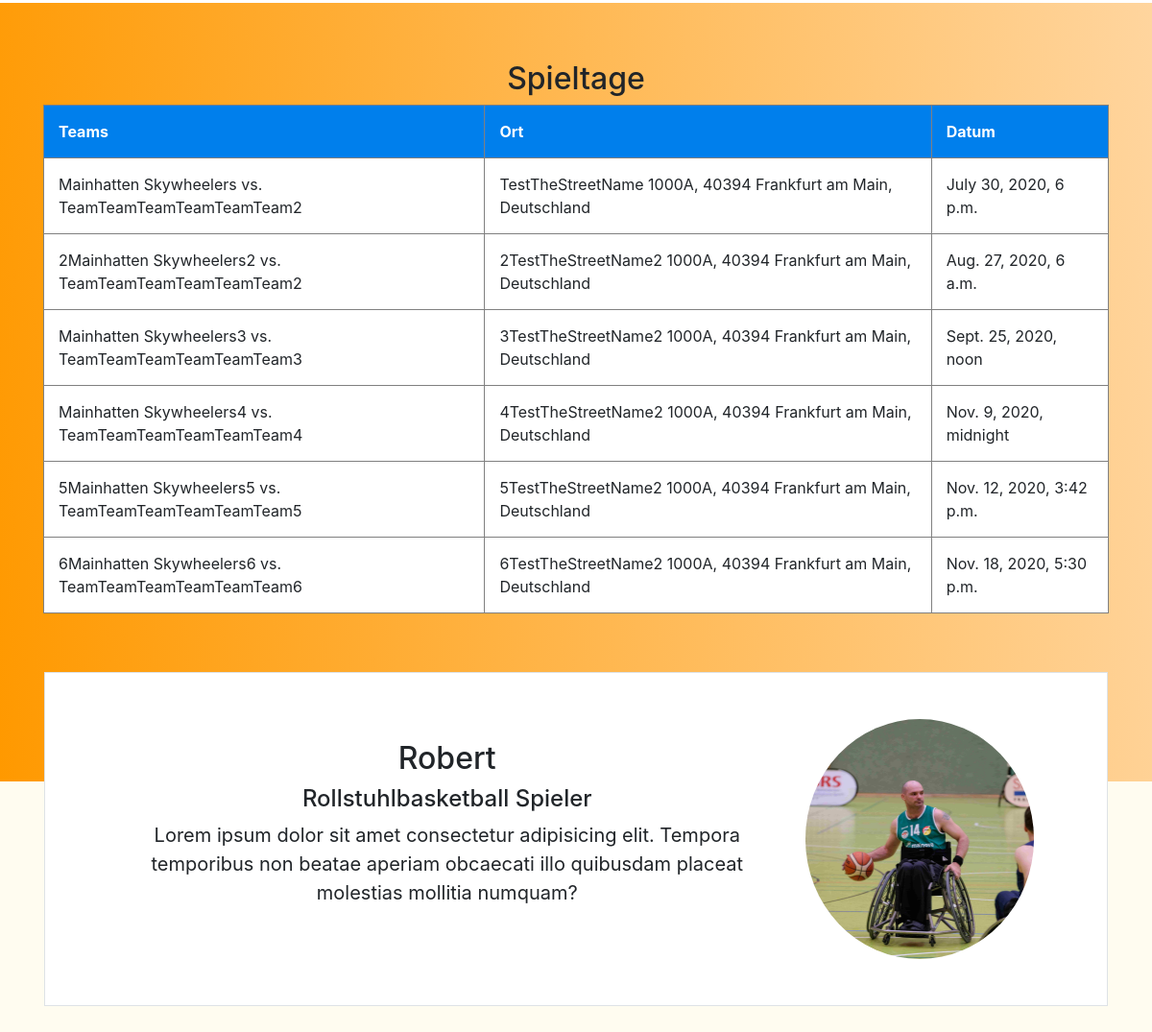
Before: / (middle part) with the older database file.
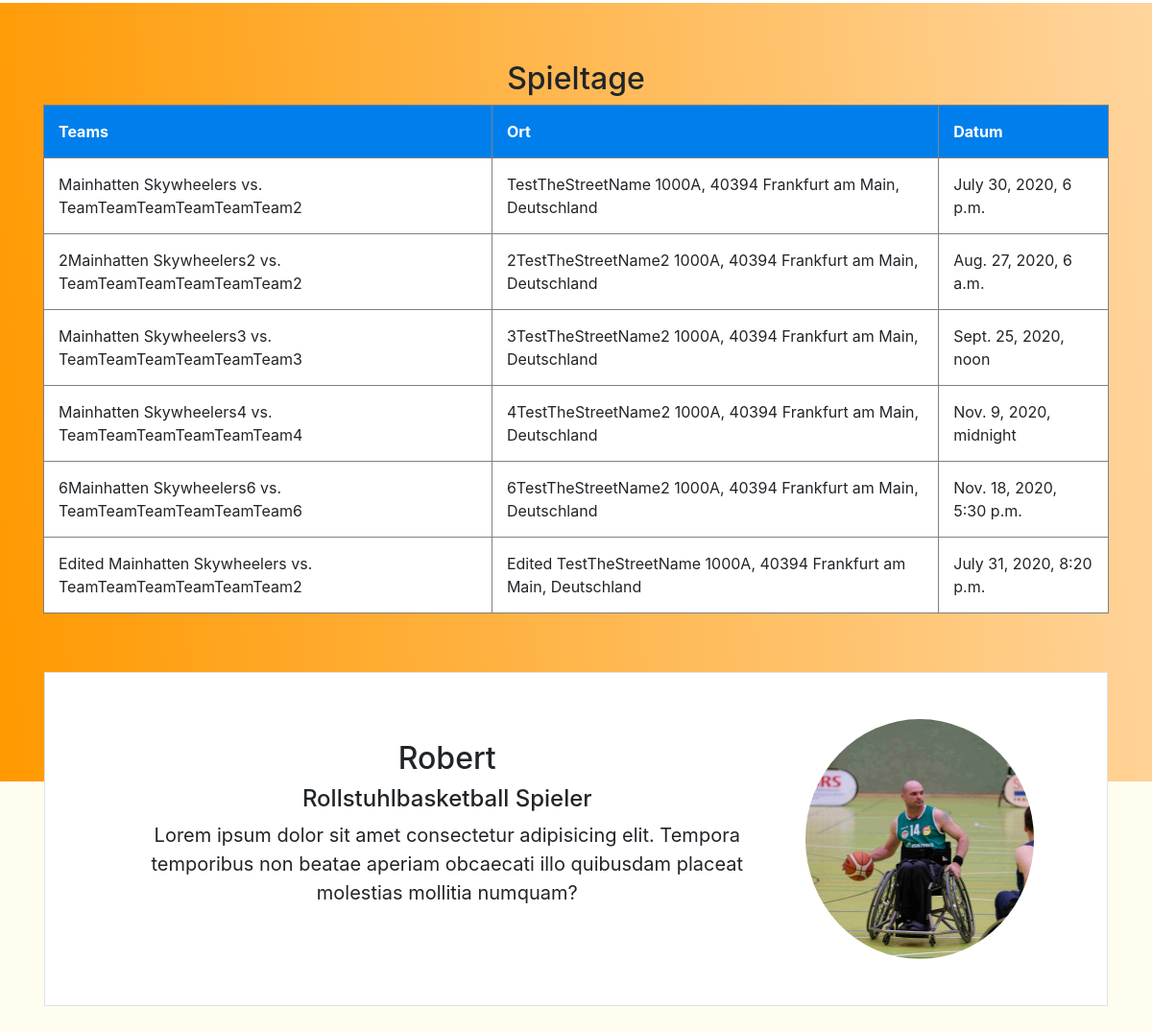
After: the same page with the newer database file.
### home/models.py (models this page shows)
class BannerBild(models.Model):
    bild = models.ImageField(null=False, blank=False)
    banner_titel = models.CharField(max_length=50, null=False, blank=False, default='')
    banner_beschreibung = models.CharField(max_length=254, null=False, blank=False, default='')
    call_to_action_button = models.CharField(max_length=50, null=False, blank=False, default='')
    class Meta:
        verbose_name_plural = 'Banner Bild (Startseite)'

class SpielTabelle(models.Model):
    friendly_name = models.CharField(max_length=254, null=True, blank=True)
    teams = models.CharField(max_length=60, null=True, blank=True)
    ort = models.CharField(max_length=100, null=True, blank=True)
    datum = models.DateTimeField(null=False, blank=False, default='')
    class Meta:
        verbose_name_plural = 'Spiel Tabelle Reihen'

class Empfehlung(models.Model):
    name = models.CharField(max_length=254, null=False, blank=False)
    okkupation = models.CharField(max_length=60, null=False, blank=False)
    empfehler_profil_bild = models.ImageField(null=False, blank=False)
    zitat = models.CharField(max_length=254, null=False, blank=False, default='')
    class Meta:
        verbose_name_plural = 'Empfehlungen'

### home/views.py (the view)
# urls.py: path('', views.index, name="home"),
def index(request):
    banner_bild = BannerBild.objects.all()
    sponsor = Sponsor.objects.all()
    spiel_tabelle = SpielTabelle.objects.all()
    news = NachrichtenLink.objects.all()
    karten = Karte.objects.all()
    call_to_action = CallToActionSektion.objects.all()
    empfehlungen = Empfehlung.objects.all()
    erste_empfehlung = empfehlungen[0]
    zweite_empfehlung = empfehlungen[1]
    context = {
        'banner_bild': banner_bild,
        'sponsor': sponsor,
        'spiel_tabelle': spiel_tabelle,
        'news': news,
        'karten': karten,
        'erste_empfehlung': erste_empfehlung,
        'zweite_empfehlung': zweite_empfehlung,
        'call_to_action': call_to_action
    }
    return render(request, 'home/index.html', context)

### home/templates/home/index.html (shortened to what this page needs)
{% extends "base.html" %}
{% load static %}
{% block css %}
<link rel="stylesheet" href="{% static 'home/index.css' %}">
{% endblock %}
{% block content %}
{% for banner_info in banner_bild %}
<section class="background-size orange-BG section-bottom-padding">
    <div class="container-fluid">
        <div class="row justify-content-center section-heading">
            <h2>Spieltage</h2>
        </div>
    </div>
    <div class="container">
        <div class="row d-none d-md-block">
            <div class="col-sm-12">
                <table border cellpadding=15>
                    <tr class="text-align-center">
                        <th class="table-header-BG" colspan="2">Teams</th>
                        <th class="table-header-BG">Ort</th>
                        <th class="table-header-BG">Datum</th>
                    </tr>
                    {% for row in spiel_tabelle %}
                    <tr class="text-align-center">
                        <td class="standard-cell-BG" colspan="2">{{ row.teams }}</td>
                        <td class="standard-cell-BG">{{ row.ort }}</td>
                        <td class="standard-cell-BG">{{ row.datum }}</td>
                    </tr>
                    {% endfor %}
                </table>
            </div>
        </div>
    </div>
</section>
{% endfor %}
<section class="background-size grey-BG">
    <div class="container move-up-testimonial">
        <div class="row">
            <div class="col">
                <div class="w-100 p-3">
                    <div class="row border px-3 py-5 white-backgroung-colour d-flex justify-content-center">
                        <blockquote
                            class="col-12 col-lg-8 blockquote d-flex align-items-center justify-content-center flex-column text-center">
                            <h2>{{ erste_empfehlung.name }}</h2>
                            <h4>{{ erste_empfehlung.okkupation }}</h4>
                            <p>{{ erste_empfehlung.zitat }}</p>
                        </blockquote>
                        <div class="col-12 col-lg-3 d-blck d-none d-lg-block">
                            <div
                                style="height: 250px; border-radius: 50%; background-image: url('{{ erste_empfehlung.empfehler_profil_bild.url }}'); background-position: center; background-size: cover; background-repeat: no-repeat;">
                            </div>
                        </div>
                    </div>
                </div>
            </div>
        </div>
    </div>
</section>
{% endblock %}

### templates/base.html (shortened to what this page needs)
{% load static %}
<!DOCTYPE html>
<html lang="en">
<head>
    <link rel="stylesheet" href="https://stackpath.bootstrapcdn.com/bootstrap/4.5.0/css/bootstrap.min.css"
>
    <link rel="stylesheet" href="{% static 'css/base.css' %}">
    {% block css %}
    {% endblock %}
</head>
<body>
    <article>
        {% block content %}{% endblock %}
    </article>
</body>
</html>

### static/css/base.css (style rules this page uses)
.background-size { width: 100%; padding: 60px 0; }
.orange-BG { background-image: linear-gradient(265deg, #ffd59e, #ff9900); }
.grey-BG { background-color: #fffcf0; }

### home/static/home/index.css (style rules this page uses)
.table-header-BG { color: white; background-color: #007fec; }
.standard-cell-BG { background-color: #fff; }
.section-bottom-padding { padding-bottom: 175px; }
.move-up-testimonial { margin-top: -190px; margin-bottom: -50px; }
.white-backgroung-colour { background-color: #fff; }

Changed rows visible on the page:
removed SpielTabelle: teams "5Mainhatten Skywheelers5 vs. TeamTeamTeamTeamTeamTeam5", ort "5TestTheStreetName2 1000A, 40394 Frankfurt am Main, Deutschland", datum "Nov. 12, 2020, 3:42 p.m."
added SpielTabelle: teams "Edited Mainhatten Skywheelers vs. TeamTeamTeamTeamTeamTeam2", ort "Edited TestTheStreetName 1000A, 40394 Frankfurt am Main, Deutschland", datum "July 31, 2020, 8:20 p.m."
